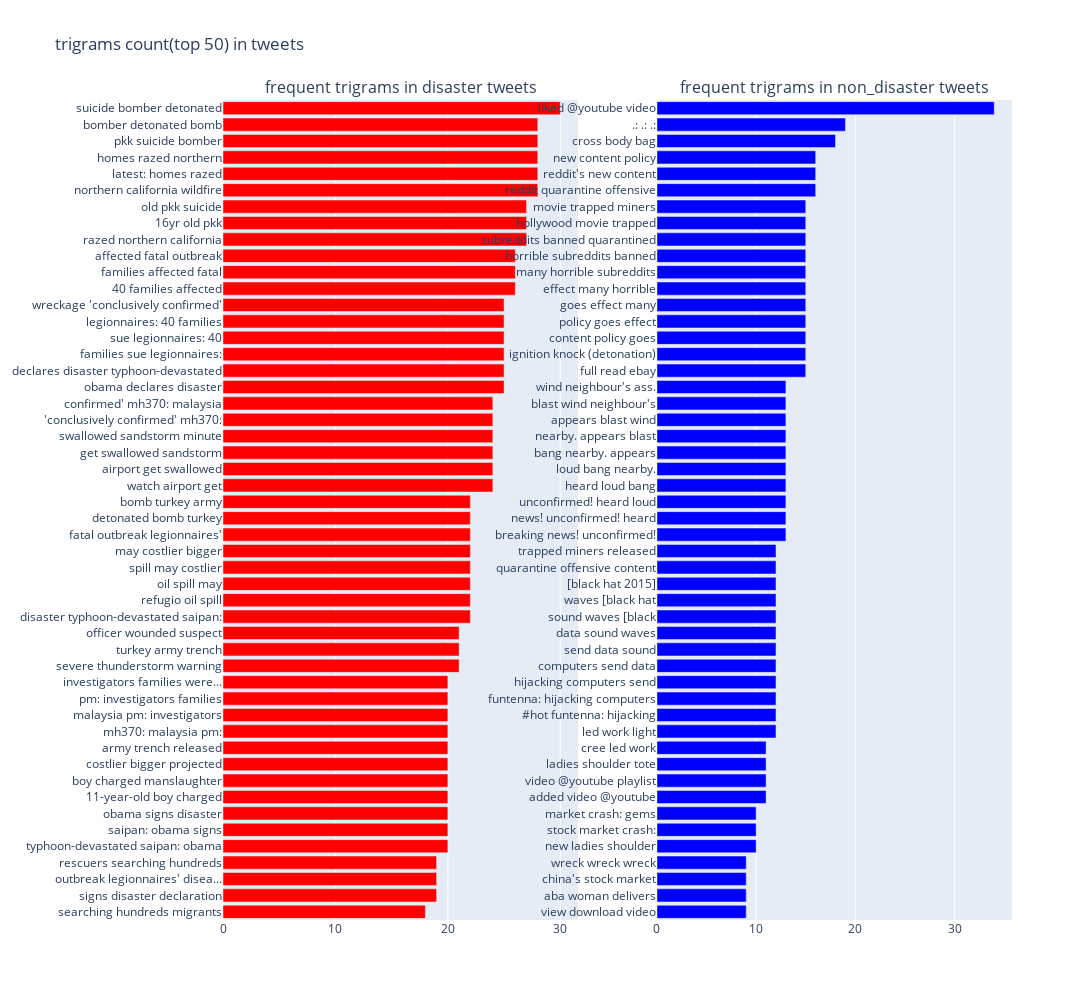

Notebook code for this chart:
### Markdown cell above
### 2.4 Trigrams count plots

### Code cell
# disaster tweets - trigrams
# generate_ngrams(text, n_gram=1)

freq_dict_disaster = defaultdict(int)
for sent in train1['text']:
    for word in generate_ngrams(sent, 3):
        freq_dict_disaster[word]+=1
        

freq_sorted_disaster = pd.DataFrame(sorted(freq_dict_disaster.items(), key = lambda x: x[1])[::-1], columns=['word', 'frequency'])
trace1 = plot_bar(freq_sorted_disaster.head(50), 'red', 'disaster')


# non-disaster tweets - trigrams
freq_dict_no_disaster = defaultdict(int)
for sent in train0['text']:
    for word in generate_ngrams(sent, 3):
        freq_dict_no_disaster[word]+=1
        
freq_sorted_no_disaster = pd.DataFrame(sorted(freq_dict_no_disaster.items(), key = lambda x: x[1])[::-1], columns=['word', 'frequency'])
trace2 = plot_bar(freq_sorted_no_disaster.head(50), 'blue', 'No_disaster')

# create as subplots

fig = make_subplots(rows=1, cols=2, column_widths=[0.5, 0.5],
                    vertical_spacing=0.5,
                    print_grid=True,
                    subplot_titles=['frequent trigrams in disaster tweets',
                                  'frequent trigrams in non_disaster tweets'])
fig.append_trace(trace1, 1, 1)
fig.append_trace(trace2, 1, 2)
fig.update_layout(title = 'trigrams count(top 50) in tweets',
                  height = 1000,
                  width = 1500)
py.iplot(fig)

del freq_dict_disaster
del freq_sorted_no_disaster
gc.collect()

### Figure 1 — Plotly figure (JSON) as saved in the notebook; plotly's stock layout.template omitted (floating-point values rounded to 4 significant figures)
{"data": [{"marker": {"color": "red"}, "name": "disaster", "orientation": "h", "showlegend": false, "type": "bar", "x": [18, 19, 19, 19, 20, 20, 20, 20, 20, 20, 20, 20, 20, 20, 20, 21, 21, 21, 22, 22, 22, 22, 22, 22, 22, 22, 24, 24, 24, 24, 24, 24, 25, 25, 25, 25, 25, 25, 26, 26, 26, 27, 27, 27, 28, 28, 28, 28, 28, 30], "xaxis": "x", "y": ["searching hundreds migrants", "signs disaster declaration", "outbreak legionnaires' disea...", "rescuers searching hundreds", "typhoon-devastated saipan: obama", "saipan: obama signs", "obama signs disaster", "11-year-old boy charged", "boy charged manslaughter", "costlier bigger projected", "army trench released", "mh370: malaysia pm:", "malaysia pm: investigators", "pm: investigators families", "investigators families were...", "severe thunderstorm warning", "turkey army trench", "officer wounded suspect", "disaster typhoon-devastated saipan:", "refugio oil spill", "oil spill may", "spill may costlier", "may costlier bigger", "fatal outbreak legionnaires'", "detonated bomb turkey", "bomb turkey army", "watch airport get", "airport get swallowed", "get swallowed sandstorm", "swallowed sandstorm minute", "'conclusively confirmed' mh370:", "confirmed' mh370: malaysia", "obama declares disaster", "declares disaster typhoon-devastated", "families sue legionnaires:", "sue legionnaires: 40", "legionnaires: 40 families", "wreckage 'conclusively confirmed'", "40 families affected", "families affected fatal", "affected fatal outbreak", "razed northern california", "16yr old pkk", "old pkk suicide", "northern california wildfire", "latest: homes razed", "homes razed northern", "pkk suicide bomber", "bomber detonated bomb", "suicide bomber detonated"], "yaxis": "y"}, {"marker": {"color": "blue"}, "name": "No_disaster", "orientation": "h", "showlegend": false, "type": "bar", "x": [9, 9, 9, 9, 10, 10, 10, 11, 11, 11, 11, 12, 12, 12, 12, 12, 12, 12, 12, 12, 12, 12, 12, 13, 13, 13, 13, 13, 13, 13, 13, 13, 13, 15, 15, 15, 15, 15, 15, 15, 15, 15, 15, 15, 16, 16, 16, 18, 19, 34], "xaxis": "x2", "y": ["view download video", "aba woman delivers", "china's stock market", "wreck wreck wreck", "new ladies shoulder", "stock market crash:", "market crash: gems", "added video @youtube", "video @youtube playlist", "ladies shoulder tote", "cree led work", "led work light", "#hot funtenna: hijacking", "funtenna: hijacking computers", "hijacking computers send", "computers send data", "send data sound", "data sound waves", "sound waves [black", "waves [black hat", "[black hat 2015]", "quarantine offensive content", "trapped miners released", "breaking news! unconfirmed!", "news! unconfirmed! heard", "unconfirmed! heard loud", "heard loud bang", "loud bang nearby.", "bang nearby. appears", "nearby. appears blast", "appears blast wind", "blast wind neighbour's", "wind neighbour's ass.", "full read ebay", "ignition knock (detonation)", "content policy goes", "policy goes effect", "goes effect many", "effect many horrible", "many horrible subreddits", "horrible subreddits banned", "subreddits banned quarantined", "hollywood movie trapped", "movie trapped miners", "reddit quarantine offensive", "reddit's new content", "new content policy", "cross body bag", ".: .: .:", "liked @youtube video"], "yaxis": "y2"}], "layout": {"annotations": [{"font": {"size": 16}, "showarrow": false, "text": "frequent trigrams in disaster tweets", "x": 0.225, "xanchor": "center", "xref": "paper", "y": 1, "yanchor": "bottom", "yref": "paper"}, {"font": {"size": 16}, "showarrow": false, "text": "frequent trigrams in non_disaster tweets", "x": 0.775, "xanchor": "center", "xref": "paper", "y": 1, "yanchor": "bottom", "yref": "paper"}], "height": 1000, "title": {"text": "trigrams count(top 50) in tweets"}, "width": 1500, "xaxis": {"anchor": "y", "domain": [0, 0.45]}, "xaxis2": {"anchor": "y2", "domain": [0.55, 1]}, "yaxis": {"anchor": "x", "domain": [0, 1]}, "yaxis2": {"anchor": "x2", "domain": [0, 1]}}}
